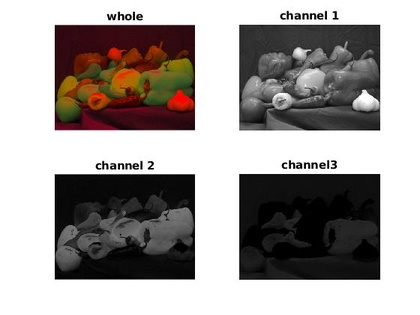
%> input picture Assignment_1/masoomeh_colorspace/YIQ.jpg, 420 x 315 px, shrunk from 560 x 420 before the run
$ octave --eval "result = rgb2grays(imread('YIQ.jpg'));"   (GNU Octave 9; MATLAB toolbox functions it lacks are replaced by stand-ins)
%> lines starting %> are read from the running program, lines starting %| are printed output that depends on the picture; in (x1, y1, x2, y2) boxes, pixels count from 0 and x2, y2 are one past the last pixel; in counts of white or black regions, pixels touching at a corner belong together; the program's own positions count from 1
function [output_image] = rgb2grays(input_image)
% converts an RGB into grayscale by using 4 different methods
figure

% ligtness method
[x_s, y_s, c_s] = size(input_image);
%> x_s = 315; y_s = 420; c_s = 3
output_image = zeros(x_s, y_s, 1);
max_rgb = max(max(input_image(:,:,1), input_image(:,:,2)), input_image(:,:,3));
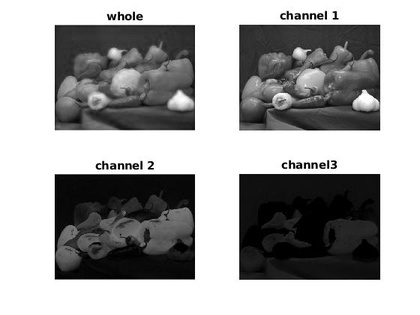
%> max_rgb: size 315x420 uint8; min 0, max 255, mean 162.9
min_rgb = min(min(input_image(:,:,1), input_image(:,:,2)), input_image(:,:,3));
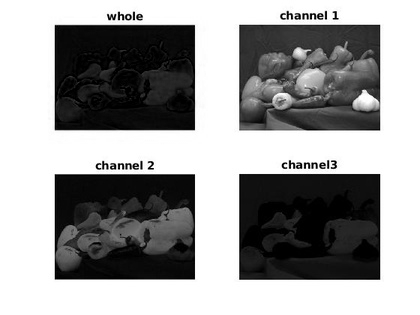
%> min_rgb: size 315x420 uint8; min 0, max 255, mean 155
output_image(:,:,1) = (max_rgb + min_rgb) ./2;
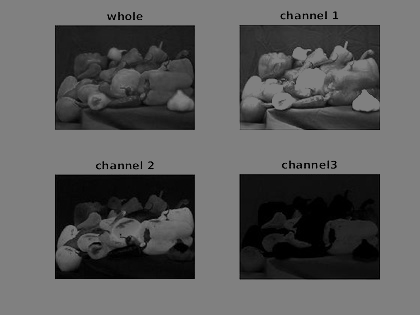
%> output_image: size 315x420 double; min 0, max 128, mean 89.7
subplot(2,2,1);
imshow(output_image);
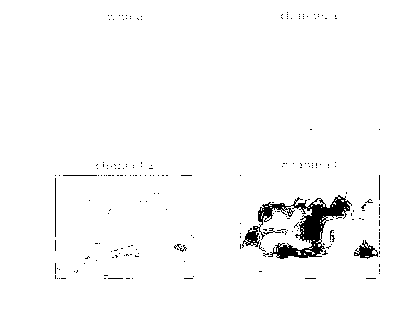
%> displayed picture: size 315x420, on the screen's scale of 0 to 255; 97.7% white; 216 black regions (208 under 20 px), largest, box (x1, y1, x2, y2) and area: (242, 195, 352, 259) 2178, (354, 240, 378, 259) 204, (55, 178, 56, 237) 59
title('ligtness method');

% luminosity method;
output_image(:,:,1) = 0.21*input_image(:,:,1) + 0.72*input_image(:,:,2) + 0.07*input_image(:,:,3);
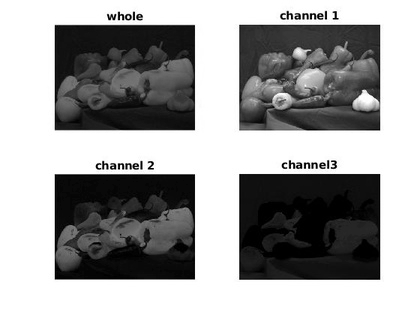
%> output_image: size 315x420 double; min 0, max 255, mean 158.5
subplot(2,2,2);
imshow(output_image);
title('luminosity method');
% average method
output_image(:,:,1) = 0.333*input_image(:,:,1) + 0.333*input_image(:,:,2) + 0.333*input_image(:,:,3);
subplot(2,2,3);
imshow(output_image);
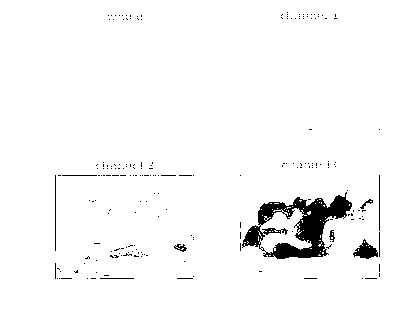
%> displayed picture: size 315x420, on the screen's scale of 0 to 255; 97% white; 199 black regions (189 under 20 px), largest, box (x1, y1, x2, y2) and area: (242, 192, 352, 259) 2940, (353, 239, 378, 259) 262, (55, 175, 56, 251) 76
title('average method');
% built-in MATLAB function
output_image(:,:,1) = rgb2gray(input_image);
subplot(2,2,4);
imshow(output_image);
title('built-in method');
end
